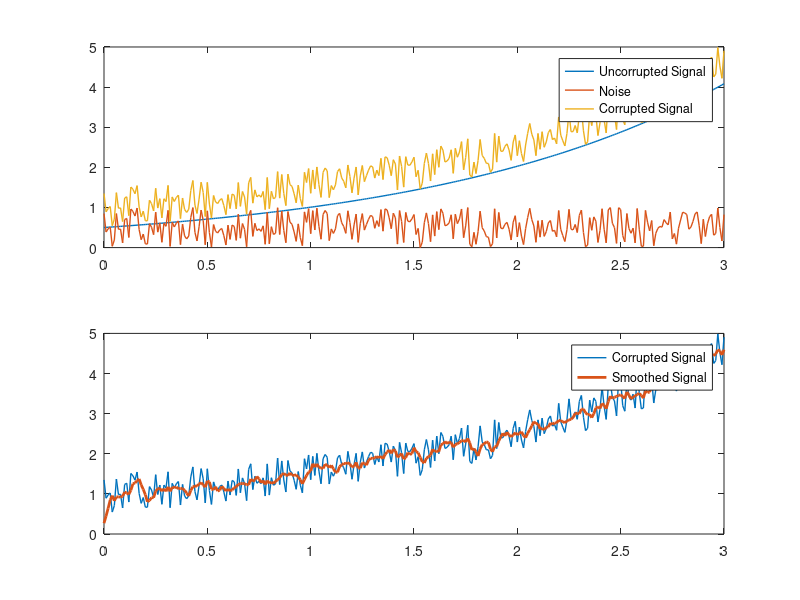

Here is the MATLAB script that generated this plot:
clc; %clearing console

% generating noisy signal
t = 0:0.01:3;
y = 0.5*exp(0.7*t);
noise = rand(1, length(t));
yNoisy = y + noise;

% smoothing by average
M = input("Choose length of filter: ");
num = ones(1,M);
ySmoothed = filter(num, 1, yNoisy)/M;

%ploting
subplot(211);
p1 = plot(t, y, t, noise, t, yNoisy);
legend("Uncorrupted Signal", "Noise", "Corrupted Signal");
set(p1, {'LineWidth'}, {1;1;1});

subplot(212);
p2 = plot(t, yNoisy, t, ySmoothed);
legend("Corrupted Signal", "Smoothed Signal");
set(p2, {'LineWidth'}, {1;2});